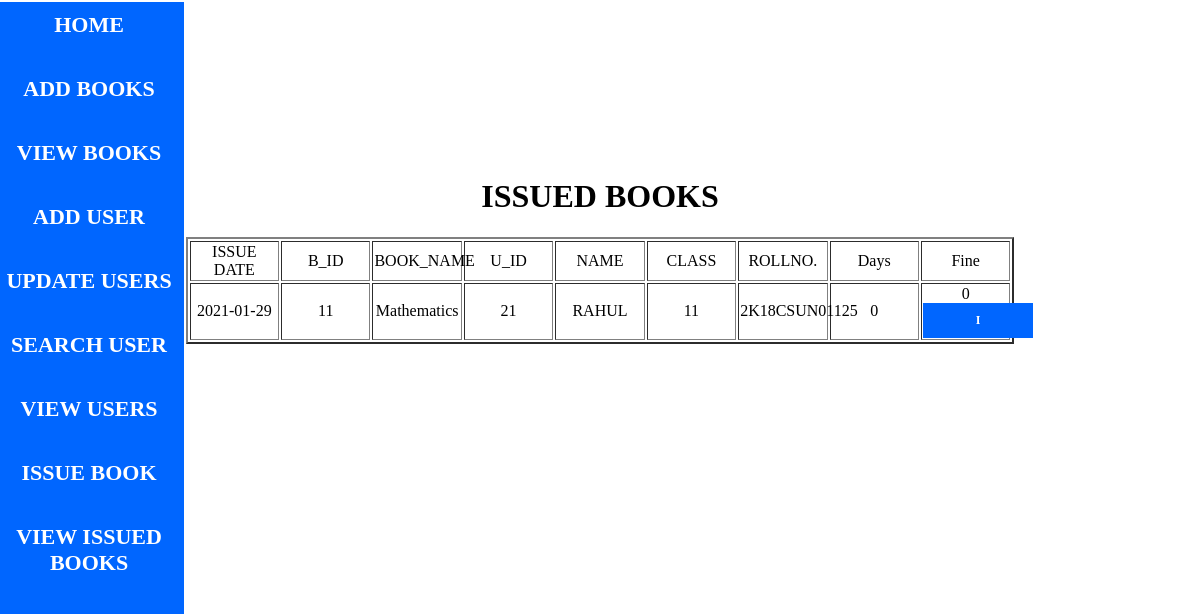
The page /return.php?RETURN_DATE=2021/01/30&DATE=2021-02-18&U_ID=21&TIME=1611900704 on the database its author committed.
### tables this page shows
CREATE TABLE IF NOT EXISTS `issuebooks1` (
  `B_ID` int(11) NOT NULL,
  `BOOK_NAME` text NOT NULL,
  `U_ID` int(11) NOT NULL,
  `ISSUE_DATE` date NOT NULL,
  `RETURNED_DATE` date NOT NULL,
  `TIME` int(11) NOT NULL
);

CREATE TABLE IF NOT EXISTS `users` (
  `U_ID` int(11) NOT NULL AUTO_INCREMENT,
  `USERNAME` text NOT NULL,
  `ROLLNO` varchar(100) NOT NULL,
  `CLASS` int(11) NOT NULL,
  `PASSWORD` varchar(100) NOT NULL,
  `COUNT` int(2) NOT NULL DEFAULT '2',
  PRIMARY KEY (`U_ID`)
);

### return.php (the view, shortened to what this page needs)
<html>
<head>
</head>
<body>
<div class="menu">
  <div class="menu1">
  <ul>
  <li><a href="aa.php">HOME</a></li><br/>
<li><a href="addbook.php">ADD BOOKS</a></li><br/>
<li><a href="addbookview.php">VIEW BOOKS</a></li><br/>
<li><a href="adduser.php">ADD USER</a></li><br/>
<li><a href="userview.php">UPDATE USERS</a></li><br/>
<li><a href="searchuser.php">SEARCH USER</a></li><br/>
<li><a href="adduserview.php">VIEW USERS</a></li><br/>
<li><a href="issuebook.php">ISSUE BOOK</a></li><br/>
<li><a href="issuebookview11.php">VIEW ISSUED BOOKS</a></li><br/>
</ul>
</div>
</div>
<div class="issuebooks">
<center><h1><strong>ISSUED BOOKS</strong></h1></center>
<table   border="2" align="center" class="ab">
<tr><td >ISSUE DATE</td><td >B_ID</td><td>BOOK_NAME</td><td >U_ID</td><td >NAME</td><td>CLASS</td><td >ROLLNO.</td><td >Days</td><td >Fine</td></tr>
<?php
  if(isset($_GET['RETURN_DATE']))
  {
  $RETURN_DATE=$_GET['RETURN_DATE'];
  $DATE=$_GET['DATE'];
  $start_date = strtotime("$DATE");
$end_date = strtotime("$RETURN_DATE");
  }
  if ($start_date > $end_date)
   {
   	$abcd=0;
   }
   else
   {
   $abcd= ($end_date - $start_date)/60/60/24;
   }
   if(isset($_GET['U_ID']))
  {
  $U_ID=$_GET['U_ID'];
  }
  if(isset($_GET['TIME']))
  {
  $TIME=$_GET['TIME'];
  }
$select=mysql_query("SELECT *
FROM `issuebooks1` , `users`
WHERE issuebooks1.U_ID =$U_ID AND users.U_ID=$U_ID AND issuebooks1.TIME=$TIME");
  while($userrow=mysql_fetch_array($select))
  {
  $B_ID=$userrow['B_ID'];
  $BOOK_NAME=$userrow['BOOK_NAME'];
  $U_ID=$userrow['U_ID'];
  $NAME=$userrow['USERNAME'];
  $CLASS=$userrow['CLASS'];
  $ROLLNO=$userrow['ROLLNO'];
  $ISSUE_DATE=$userrow['ISSUE_DATE'];
   $RETURN_DATE=(date('Y-m-d', strtotime($ISSUE_DATE. ' + 20 days')));
   $FINE=($abcd*20);
?>
<tr>
<td><span><?php echo $ISSUE_DATE; ?></span></td>
<td><span><?php echo $B_ID; ?></span></td>
<td ><span><?php echo $BOOK_NAME; ?></span></td>
<td ><span><?php echo $U_ID; ?></span></td>
<td ><span><?php echo $NAME; ?></span></td>
<td ><span><?php echo $CLASS; ?></span></td>
<td ><span><?php echo $ROLLNO; ?></span></td>
<td ><span><?php echo $abcd; ?></span></td>
<td ><span><?php echo $FINE; ?><a href="delete1.php?B_ID=<?php echo urlencode($B_ID); ?>&amp;TIME=<?php echo urlencode($TIME); ?>&amp;FINE=<?php echo urlencode ($FINE); ?>&amp;DAYS=<?php echo urlencode($abcd); ?>&amp;ISSUEDATE=<?php echo urlencode($ISSUE_DATE); ?>DATE=<?php echo urlencode($DATE); ?>&amp;RETURNDATE=<?php echo urlencode($RETURN_DATE); ?>&amp;U_ID=<?php echo urlencode($U_ID); ?>" style="width:90px;"><span style="font-size:12px;" >I </span></a></span></td>
</tr>
<?php } ?></table>
</div>
</body>
</html>

### return.php (style rules this page uses)
.menu { background-color:#0066FF; width:190px; height:755px; margin-left:-14px; margin-top:-28px; }
.menu1 { margin-top:30px; }
a:link,a:visited { display:block; font-size:22px; font-weight:bold; color:#FFFFFF; background-color:#0066FF; width:170px; text-align:center; padding:10px; text-decoration:none; text-transform:uppercase; }
ul { list-style-type:none; margin:0; padding:0; }
.issuebooks { margin-top:-600px; }
.ab { table-layout:fixed; width: 65%; text-align:center; }
.ab { table-layout:fixed; width:70%; text-align:center; }

### rows shown on the page
issuebooks1: ISSUE_DATE "2021-01-29", B_ID "11", BOOK_NAME "Mathematics", U_ID.U_ID "21", U_ID.USERNAME "RAHUL", U_ID.CLASS "11", U_ID.ROLLNO "2K18CSUN01125", FINE "0"
